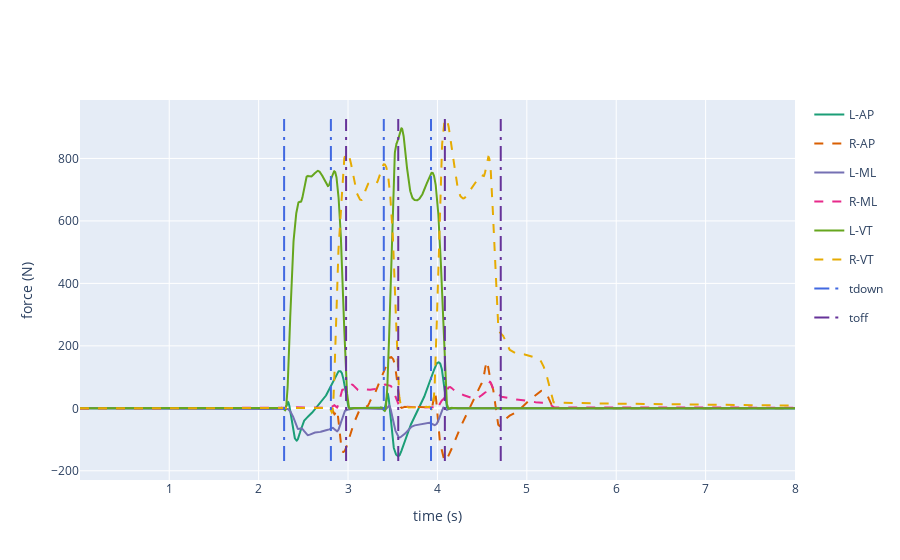

Source (notebook cell):
### Code cell
f_loc = "../backend/data/healthy_controls"
p_id = '081517ap'
t = 8
plot(data_type='grf',
          file_location = f_loc, patient_id = p_id, trial = t, 
               steps = True, cycle = False)

### Figure 1 — Plotly figure (JSON) as saved in the notebook; plotly's stock layout.template omitted (floating-point values rounded to 4 significant figures; data arrays with more than 128 entries replaced by an {"elided": "..."} marker saying what was removed)
{"data": [{"hoverinfo": "x", "line": {"color": "#1b9e77", "width": 2}, "mode": "lines", "name": "L-AP", "text": {"elided": "4800 str values"}, "type": "scatter", "x": {"elided": "4800 float values"}, "y": {"elided": "4800 float values"}}, {"hoverinfo": "x", "line": {"color": "#d95f02", "dash": "dash", "width": 2}, "mode": "lines", "name": "R-AP", "type": "scatter", "x": {"elided": "4800 float values"}, "y": {"elided": "4800 float values"}}, {"hoverinfo": "x", "line": {"color": "#7570b3", "width": 2}, "mode": "lines", "name": "L-ML", "text": {"elided": "4800 str values"}, "type": "scatter", "x": {"elided": "4800 float values"}, "y": {"elided": "4800 float values"}}, {"hoverinfo": "x", "line": {"color": "#e7298a", "dash": "dash", "width": 2}, "mode": "lines", "name": "R-ML", "type": "scatter", "x": {"elided": "4800 float values"}, "y": {"elided": "4800 float values"}}, {"hoverinfo": "x", "line": {"color": "#66a61e", "width": 2}, "mode": "lines", "name": "L-VT", "text": {"elided": "4800 str values"}, "type": "scatter", "x": {"elided": "4800 float values"}, "y": {"elided": "4800 float values"}}, {"hoverinfo": "x", "line": {"color": "#e6ab02", "dash": "dash", "width": 2}, "mode": "lines", "name": "R-VT", "type": "scatter", "x": {"elided": "4800 float values"}, "y": {"elided": "4800 float values"}}, {"hoverinfo": "x", "legendgroup": "tdown", "line": {"color": "RoyalBlue", "dash": "longdashdot", "width": 2}, "mode": "lines", "name": "tdown", "showlegend": true, "type": "scatter", "x": [2.285, 2.285], "y": [-168.6, 926.3]}, {"hoverinfo": "x", "legendgroup": "tdown", "line": {"color": "RoyalBlue", "dash": "longdashdot", "width": 2}, "mode": "lines", "name": "tdown", "showlegend": false, "type": "scatter", "x": [2.808, 2.808], "y": [-168.6, 926.3]}, {"hoverinfo": "x", "legendgroup": "tdown", "line": {"color": "RoyalBlue", "dash": "longdashdot", "width": 2}, "mode": "lines", "name": "tdown", "showlegend": false, "type": "scatter", "x": [3.4, 3.4], "y": [-168.6, 926.3]}, {"hoverinfo": "x", "legendgroup": "tdown", "line": {"color": "RoyalBlue", "dash": "longdashdot", "width": 2}, "mode": "lines", "name": "tdown", "showlegend": false, "type": "scatter", "x": [3.928, 3.928], "y": [-168.6, 926.3]}, {"hoverinfo": "x", "legendgroup": "toff", "line": {"color": "rebeccapurple", "dash": "longdashdot", "width": 2}, "mode": "lines", "name": "toff", "showlegend": true, "type": "scatter", "x": [2.978, 2.978], "y": [-168.6, 926.3]}, {"hoverinfo": "x", "legendgroup": "toff", "line": {"color": "rebeccapurple", "dash": "longdashdot", "width": 2}, "mode": "lines", "name": "toff", "showlegend": false, "type": "scatter", "x": [3.562, 3.562], "y": [-168.6, 926.3]}, {"hoverinfo": "x", "legendgroup": "toff", "line": {"color": "rebeccapurple", "dash": "longdashdot", "width": 2}, "mode": "lines", "name": "toff", "showlegend": false, "type": "scatter", "x": [4.083, 4.083], "y": [-168.6, 926.3]}, {"hoverinfo": "x", "legendgroup": "toff", "line": {"color": "rebeccapurple", "dash": "longdashdot", "width": 2}, "mode": "lines", "name": "toff", "showlegend": false, "type": "scatter", "x": [4.708, 4.708], "y": [-168.6, 926.3]}], "layout": {"xaxis": {"title": {"text": "time (s)"}}, "yaxis": {"title": {"text": "force (N)"}}}}
